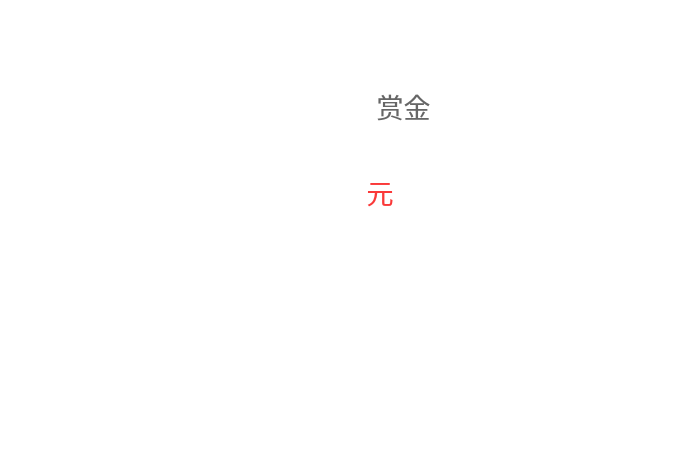
<?xml version="1.0" encoding="UTF-8"?>
<ui version="4.0">
 <class>MReword</class>
 <widget class="QWidget" name="MReword">
  <property name="geometry">
   <rect>
    <x>0</x>
    <y>0</y>
    <width>676</width>
    <height>470</height>
   </rect>
  </property>
  <property name="minimumSize">
   <size>
    <width>676</width>
    <height>470</height>
   </size>
  </property>
  <property name="maximumSize">
   <size>
    <width>676</width>
    <height>470</height>
   </size>
  </property>
  <property name="windowTitle">
   <string>Form</string>
  </property>
  <property name="styleSheet">
   <string notr="true">background-color: transparent;</string>
  </property>
  <widget class="QLabel" name="label">
   <property name="enabled">
    <bool>true</bool>
   </property>
   <property name="geometry">
    <rect>
     <x>20</x>
     <y>10</y>
     <width>611</width>
     <height>441</height>
    </rect>
   </property>
   <property name="styleSheet">
    <string notr="true">border-image: url(:/icon/image/icon/reword.png);</string>
   </property>
   <property name="text">
    <string/>
   </property>
  </widget>
  <widget class="QWidget" name="layoutWidget">
   <property name="geometry">
    <rect>
     <x>260</x>
     <y>80</y>
     <width>171</width>
     <height>51</height>
    </rect>
   </property>
   <layout class="QHBoxLayout" name="horizontalLayout" stretch="2,1">
    <item>
     <widget class="QLabel" name="user">
      <property name="font">
       <font>
        <family>微软雅黑</family>
        <pointsize>20</pointsize>
       </font>
      </property>
      <property name="styleSheet">
       <string notr="true">color: rgb(102, 102, 102);</string>
      </property>
      <property name="text">
       <string/>
      </property>
      <property name="alignment">
       <set>Qt::AlignCenter</set>
      </property>
     </widget>
    </item>
    <item>
     <widget class="QLabel" name="label_3">
      <property name="font">
       <font>
        <family>微软雅黑</family>
        <pointsize>20</pointsize>
       </font>
      </property>
      <property name="styleSheet">
       <string notr="true">color: rgb(102, 102, 102);</string>
      </property>
      <property name="text">
       <string>赏金</string>
      </property>
      <property name="alignment">
       <set>Qt::AlignCenter</set>
      </property>
     </widget>
    </item>
   </layout>
  </widget>
  <widget class="QWidget" name="layoutWidget">
   <property name="geometry">
    <rect>
     <x>220</x>
     <y>140</y>
     <width>191</width>
     <height>104</height>
    </rect>
   </property>
   <layout class="QHBoxLayout" name="horizontalLayout_2" stretch="2,1">
    <item>
     <widget class="QLabel" name="money">
      <property name="font">
       <font>
        <pointsize>50</pointsize>
       </font>
      </property>
      <property name="styleSheet">
       <string notr="true">color: rgb(250, 57, 57);</string>
      </property>
      <property name="text">
       <string/>
      </property>
      <property name="alignment">
       <set>Qt::AlignCenter</set>
      </property>
     </widget>
    </item>
    <item>
     <widget class="QLabel" name="label_2">
      <property name="font">
       <font>
        <family>微软雅黑</family>
        <pointsize>20</pointsize>
       </font>
      </property>
      <property name="styleSheet">
       <string notr="true">color: rgb(250, 57, 57);</string>
      </property>
      <property name="text">
       <string>元</string>
      </property>
      <property name="alignment">
       <set>Qt::AlignCenter</set>
      </property>
     </widget>
    </item>
   </layout>
  </widget>
 </widget>
 <resources/>
 <connections/>
</ui>
